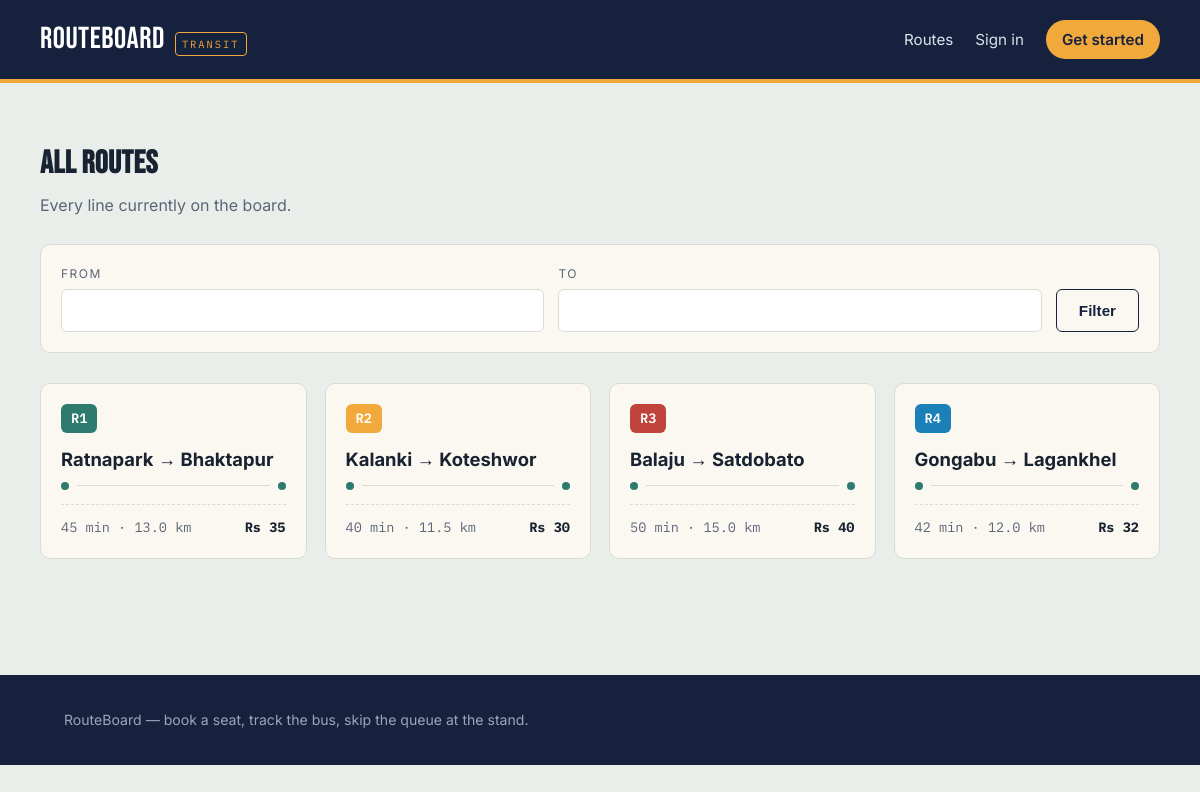
/routes, run on the app's committed database.
### tables this page shows
CREATE TABLE routes (
    id INTEGER PRIMARY KEY AUTOINCREMENT,
    code TEXT UNIQUE NOT NULL,
    name TEXT NOT NULL,
    origin TEXT NOT NULL,
    destination TEXT NOT NULL,
    distance_km REAL NOT NULL,
    duration_min INTEGER NOT NULL,
    base_fare REAL NOT NULL,
    color TEXT NOT NULL DEFAULT '#2F7A6F'
);

### app.py (the view)
@app.route("/routes")
def routes_list():
    q_origin = request.args.get("origin", "").strip()
    q_dest = request.args.get("destination", "").strip()
    routes = Route.search(origin=q_origin, destination=q_dest)
    return render_template("routes.html", routes=routes, q_origin=q_origin, q_dest=q_dest)

### app.py (called while the page is built)
@app.before_request
def load_logged_in_user():
    user_id = session.get("user_id")
    g.user = User.get(user_id) if user_id else None

@app.context_processor
def inject_current_user():
    class _Anon:
        is_authenticated = False
        is_admin = False
        is_driver = False
        name = ""
    return {"current_user": g.user if g.user else _Anon()}

### db.py (called while the page is built)
def get_db():
    if "db" not in g:
        g.db = sqlite3.connect(DB_PATH)
        g.db.row_factory = sqlite3.Row
        g.db.execute("PRAGMA foreign_keys = ON")
    return g.db

### models.py (called while the page is built)
    @staticmethod
    def _from_row(row):
        if row is None:
            return None
        return Route(row["id"], row["code"], row["name"], row["origin"], row["destination"],
                     row["distance_km"], row["duration_min"], row["base_fare"], row["color"])

    @classmethod
    def search(cls, origin="", destination=""):
        query = "SELECT * FROM routes WHERE 1=1"
        params = []
        if origin:
            query += " AND origin LIKE ?"
            params.append(f"%{origin}%")
        if destination:
            query += " AND destination LIKE ?"
            params.append(f"%{destination}%")
        rows = get_db().execute(query, params).fetchall()
        return [cls._from_row(r) for r in rows]

### templates/routes.html (shortened to what this page needs)
{% extends "base.html" %}
{% block content %}
<section class="section container">
  <div class="section-head">
    <div>
      <h2>All routes</h2>
      <p>Every line currently on the board.</p>
    </div>
  </div>
  <form class="search-bar" style="margin-top:0; margin-bottom:30px; box-shadow:none;" method="get">
    <div class="field">
      <label for="origin">From</label>
      <input id="origin" name="origin" value="{{ q_origin }}" type="text">
    </div>
    <div class="field">
      <label for="destination">To</label>
      <input id="destination" name="destination" value="{{ q_dest }}" type="text">
    </div>
    <button class="btn btn-outline" type="submit" style="align-self:end;">Filter</button>
  </form>
  <div class="route-grid">
    {% for r in routes %}
    <a class="route-card" href="{{ url_for('route_detail', route_id=r.id) }}">
      <span class="route-badge-lg" style="background:{{ r.color }};">{{ r.code }}</span>
      <h3>{{ r.origin }} &rarr; {{ r.destination }}</h3>
      <div class="route-line">
        <span class="dot"></span><span class="stem"></span><span class="dot"></span>
      </div>
      <div class="route-meta">
        <span>{{ r.duration_min }} min &middot; {{ r.distance_km }} km</span>
        <span><strong>Rs {{ '%.0f'|format(r.base_fare) }}</strong></span>
      </div>
    </a>
    {% else %}
    <div class="empty-state">
      <h3>No routes match that search</h3>
      <p>Try a different origin or destination.</p>
    </div>
    {% endfor %}
  </div>
</section>
{% endblock %}

### static/css/style.css (style rules this page uses)
:root { --ink: #16213D; --ink-soft: #2B3A5C; --paper: #EAEEEA; --card: #FBF8F1; --amber: #F2A93B; --amber-deep: #C97F16; --teal: #2F7A6F; --red: #C1443C; --line: #D8DCD4; --text: #182231; --text-muted: #5B6577; --font-display: 'Bebas Neue', 'Archivo Expanded', sans-serif; --font-body: 'Inter', 'Work Sans', sans-serif; --font-mono: 'IBM Plex Mono', monospace; --radius: 10px; }
* { box-sizing: border-box; }
html { scroll-behavior: smooth; }
body { margin: 0; background: var(--paper); color: var(--text); font-family: var(--font-body); line-height: 1.55; }
a { color: inherit; }
.container { max-width: 1120px; margin: 0 auto; padding: 0 24px; }
.search-bar { background: var(--card); border: 1px solid var(--line); border-radius: var(--radius); padding: 20px; display: grid; grid-template-columns: 1fr 1fr auto; gap: 14px; margin-top: -46px; position: relative; z-index: 3; box-shadow: 0 12px 30px rgba(22, 33, 61, 0.18); }
.field label { display: block; font-size: 0.75rem; text-transform: uppercase; letter-spacing: 1.5px; color: var(--text-muted); margin-bottom: 6px; }
.field input, .field select { width: 100%; padding: 11px 12px; border-radius: 6px; border: 1px solid var(--line); font-family: var(--font-body); font-size: 0.95rem; background: #fff; }
.btn { display: inline-flex; align-items: center; justify-content: center; gap: 8px; border: none; border-radius: 6px; padding: 12px 22px; font-weight: 600; font-size: 0.95rem; cursor: pointer; text-decoration: none; }
.btn-outline { background: transparent; border: 1.5px solid var(--ink); color: var(--ink); }
.section { padding: 56px 0; }
.section-head { display: flex; justify-content: space-between; align-items: baseline; margin-bottom: 26px; }
.section-head h2 { font-family: var(--font-display); font-size: 2rem; letter-spacing: 0.4px; margin: 0; }
.section-head p { color: var(--text-muted); margin: 4px 0 0; }
.route-grid { display: grid; grid-template-columns: repeat(auto-fill, minmax(260px, 1fr)); gap: 18px; }
.route-card { background: var(--card); border: 1px solid var(--line); border-radius: var(--radius); padding: 20px; text-decoration: none; color: var(--text); display: block; transition: transform 0.15s ease, box-shadow 0.15s ease; }
.route-badge-lg { display: inline-block; font-family: var(--font-mono); font-weight: 600; color: #fff; padding: 4px 10px; border-radius: 6px; font-size: 0.85rem; margin-bottom: 12px; }
.route-card h3 { margin: 0 0 8px; font-size: 1.15rem; }
.route-line { display: flex; align-items: center; gap: 8px; color: var(--text-muted); font-size: 0.9rem; margin-bottom: 14px; }
.route-line .dot { width: 8px; height: 8px; border-radius: 50%; background: var(--teal); flex-shrink: 0; }
.route-line .stem { flex: 1; height: 1px; background: var(--line); }
.route-meta { display: flex; justify-content: space-between; font-family: var(--font-mono); font-size: 0.85rem; color: var(--text-muted); border-top: 1px dashed var(--line); padding-top: 12px; }
.route-meta strong { color: var(--text); }

### data on the page
routes: code "R1", origin "Ratnapark", destination "Bhaktapur", duration_min "45", distance_km "13.0", base_fare "35"
routes: code "R2", origin "Kalanki", destination "Koteshwor", duration_min "40", distance_km "11.5", base_fare "30"
routes: code "R3", origin "Balaju", destination "Satdobato", duration_min "50", distance_km "15.0", base_fare "40"
routes: code "R4", origin "Gongabu", destination "Lagankhel", duration_min "42", distance_km "12.0", base_fare "32"
